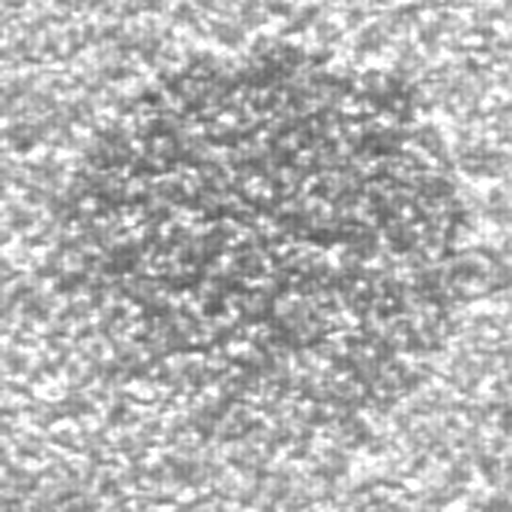
#> input picture train_images/train_00021.png, 512 x 512 px; its folder holds 4 pictures in this run
$ jupyter execute images_rotate_180.ipynb
#> lines starting #> are read from the running program, lines starting #| are printed output that depends on the picture
[cell 1]
from PIL import Image
import os

[cell 2]
#讀取圖片
train_images_ori_path = '../train_images'
train_images = os.listdir(train_images_ori_path)
print("train_images size :",len(train_images)) #確認資料夾內有多少筆資料

[cell 3]
#逆時針旋轉
for i in train_images:
    train_images_path = train_images_ori_path+'/'+i
    im = Image.open(train_images_path)
#> im is the input picture: PIL image 512x512 L; min 85, max 255, mean 178.1
#    im.show()
    im_rotate = im.rotate(180) #指定逆時針旋轉的角度
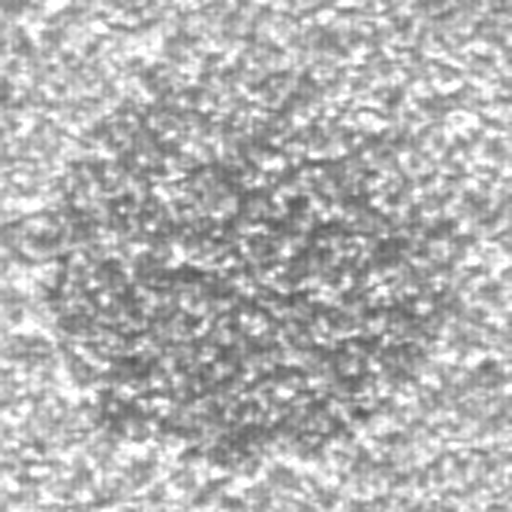
#> im_rotate: PIL image 512x512 L; min 85, max 255, mean 178.1
#    im_rotate.show()
    train_images_name='180_'+i #90度圖片命名
    im_rotate.save(train_images_name) #儲存圖片
#> pass 2 of the loop `for i in train_images:`:
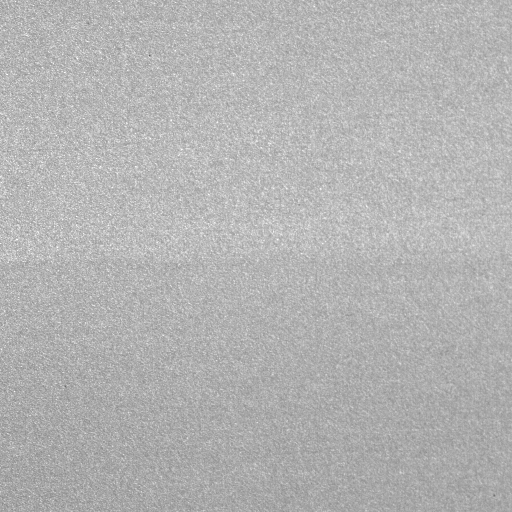
#> input picture train_images/train_00128.png, 512 x 512 px
#> im is the input picture: PIL image 512x512 L; min 97, max 255, mean 178.9
#> `im_rotate = im.rotate(180)`:
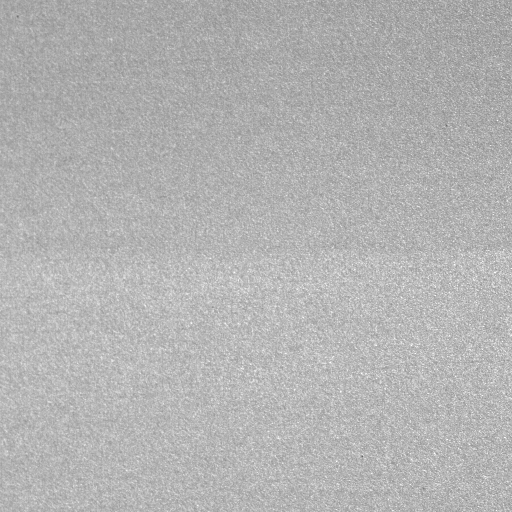
#> im_rotate: PIL image 512x512 L; min 97, max 255, mean 178.9
#> pass 3 of the loop `for i in train_images:`:
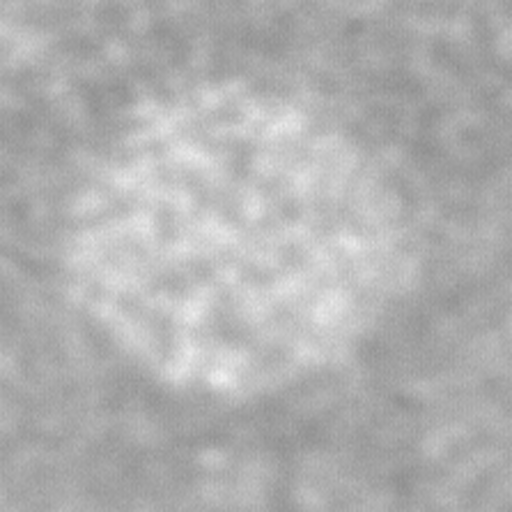
#> input picture train_images/train_00150.png, 512 x 512 px
#> im is the input picture: PIL image 512x512 L; min 142, max 240, mean 176
#> `im_rotate = im.rotate(180)`:
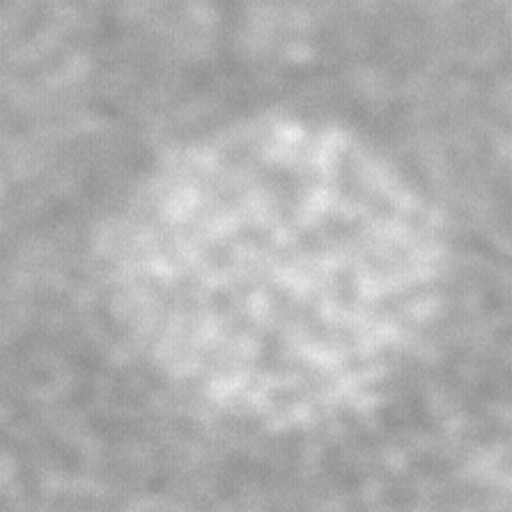
#> im_rotate: PIL image 512x512 L; min 142, max 240, mean 176
#> the loop made 4 passes; the first 3 are shown
